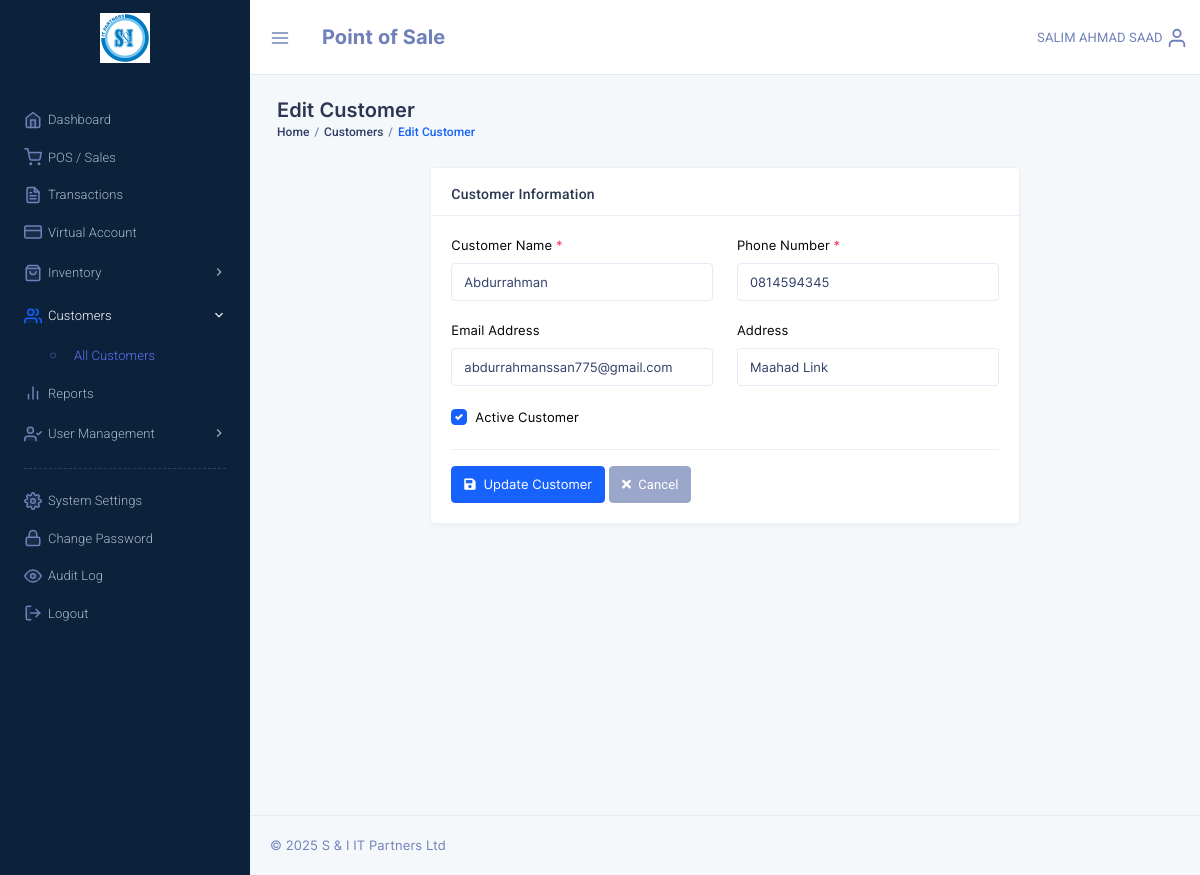
/edit_customer.php?id=20, run on the app's committed database.
### tables this page shows
CREATE TABLE `customers` (
  `customer_id` int NOT NULL,
  `name` varchar(100) NOT NULL,
  `phone` varchar(20) DEFAULT NULL,
  `email` varchar(100) DEFAULT NULL,
  `address` text,
  `total_purchases` decimal(10,2) DEFAULT '0.00',
  `created_at` datetime NOT NULL DEFAULT CURRENT_TIMESTAMP,
  `updated_at` timestamp NULL DEFAULT NULL ON UPDATE CURRENT_TIMESTAMP,
  `is_active` tinyint(1) NOT NULL DEFAULT '1',
  `del_status` tinyint(1) DEFAULT '0'
);

### include/admin_constants.php (called while the page is built, shortened)
<?php
$admin = $_SESSION['pos_admin'];
if((!isset($_SESSION['pos_admin_basic'])) || (!is_array($_SESSION['pos_admin_basic']))) {
	$constantSQL = "SELECT id, username, sname, fname, mname FROM admins WHERE username= :username";
	$constantQuery = $dbh->prepare($constantSQL);
	$constantQuery->bindParam(':username', $admin, PDO::PARAM_STR);
	$constantQuery->execute();
	$constantResult = $constantQuery->fetch(PDO::FETCH_ASSOC);
	$fullname = !empty($constantResult['mname']) ? ($constantResult['fname'] . ' ' . $constantResult['mname'] . ' ' . $constantResult['sname']) : ($constantResult['fname'] . ' ' . $constantResult['sname']);
	$admin_fullname = $_SESSION['pos_admin_basic']['fullname'] = strtoupper($fullname);
} else {
	$admin_fullname = $_SESSION['pos_admin_basic']['fullname'];
}
?>

### edit_customer.php (the view, shortened to what this page needs)
<?php
require("config.php");
require("include/admin_constants.php");
require("logger.php");
$customer_id = isset($_GET['id']) ? intval($_GET['id']) : 0;
$sql = "SELECT * FROM customers WHERE customer_id = :id";
$query = $dbh->prepare($sql);
$query->bindParam(':id', $customer_id, PDO::PARAM_INT);
$query->execute();
$customer = $query->fetch(PDO::FETCH_ASSOC);
?>
<!DOCTYPE html>
<html lang="en">
<head>
    <link href="template/assets/css/bootstrap.min.css" rel="stylesheet" type="text/css" />
    <link href="template/assets/css/icons.min.css" rel="stylesheet" type="text/css" />
    <link href="template/assets/css/metisMenu.min.css" rel="stylesheet" type="text/css" />
    <link href="template/assets/css/app.min.css" rel="stylesheet" type="text/css" />
</head>
<body class="dark-sidenav">
    <?php include('include/sidebar.php'); ?>
    <div class="page-wrapper">
        <div class="topbar"><?php require('template/top_nav_admin.php'); ?></div>
        <div class="page-content">
            <div class="container-fluid">
                <div class="row">
                    <div class="col-sm-12">
                        <div class="page-title-box">
                            <h4 class="page-title">Edit Customer</h4>
                            <ol class="breadcrumb">
                                <li class="breadcrumb-item"><a href="dashboard.php">Home</a></li>
                                <li class="breadcrumb-item"><a href="customers.php">Customers</a></li>
                                <li class="breadcrumb-item active">Edit Customer</li>
                            </ol>
                        </div>
                    </div>
                </div>
                <div class="row">
                    <div class="col-lg-8 mx-auto">
                        <div class="card">
                            <div class="card-header">
                                <h5 class="card-title mb-0">Customer Information</h5>
                            </div>
                            <div class="card-body">
                                <form method="POST" action="">
                                    <div class="row">
                                        <div class="col-md-6">
                                            <div class="form-group">
                                                <label for="name">Customer Name <span class="text-danger">*</span></label>
                                                <input type="text" class="form-control" id="name" name="name"
                                                    value="<?php echo htmlspecialchars($customer['name']); ?>" required>
                                            </div>
                                        </div>
                                        <div class="col-md-6">
                                            <div class="form-group">
                                                <label for="phone">Phone Number <span class="text-danger">*</span></label>
                                                <input type="text" class="form-control" id="phone" name="phone"
                                                    value="<?php echo htmlspecialchars($customer['phone']); ?>" required>
                                            </div>
                                        </div>
                                    </div>
                                    <div class="row">
                                        <div class="col-md-6">
                                            <div class="form-group">
                                                <label for="email">Email Address</label>
                                                <input type="email" class="form-control" id="email" name="email"
                                                    value="<?php echo htmlspecialchars($customer['email']); ?>">
                                            </div>
                                        </div>
                                        <div class="col-md-6">
                                            <div class="form-group">
                                                <label for="address">Address</label>
                                                <input type="text" class="form-control" id="address" name="address"
                                                    value="<?php echo htmlspecialchars($customer['address']); ?>">
                                            </div>
                                        </div>
                                    </div>
                                    <div class="form-group">
                                        <div class="custom-control custom-checkbox">
                                            <label class="custom-control-label" for="is_active">Active Customer</label>
                                        </div>
                                    </div>
                                    <hr>
                                    <div class="form-group mb-0">
                                        <button type="submit" name="update_customer" class="btn btn-primary">
                                            <i class="fas fa-save mr-1"></i> Update Customer
                                        </button>
                                        <a href="customer_details.php?id=<?php echo $customer_id; ?>" class="btn btn-secondary">
                                            <i class="fas fa-times mr-1"></i> Cancel
                                        </a>
                                    </div>
                                </form>
                            </div>
                        </div>
                    </div>
                </div>
            </div>
            <footer class="footer text-center text-sm-left">
                <?php include('template/copyright.php'); ?>
            </footer>
        </div>
    </div>
</body>
</html>

### template/top_nav_admin.php (shortened to what this page needs)
<nav class="navbar-custom">
    <ul class="list-unstyled topbar-nav float-right mb-0">
        <li class="dropdown">
            <a class="nav-link dropdown-toggle waves-effect waves-light nav-user" data-toggle="dropdown" href="#" role="button" aria-haspopup="false" aria-expanded="false">
                <span class="ms-1 nav-user-name hidden-sm"><?php echo $admin_fullname; ?></span>
                <i data-feather="user" class="align-self-center icon-sm"></i>
            </a>
        </li>
    </ul>
    <ul class="list-unstyled topbar-nav mb-0">
        <li>
            <button class="nav-link button-menu-mobile">
                <i data-feather="menu" class="align-self-center topbar-icon"></i>
            </button>
        </li>
        <li class="creat-btn">
            <div class="nav-link">
                <span class="app-name font-weight-bold font-20">Point of Sale</span>
            </div>
        </li>
    </ul>
</nav>

### data on the page
customers: name "Abdurrahman", phone "0814594345", email "abdurrahmanssan775@gmail.com", address "Maahad Link"

### other printed values
$admin_fullname "SALIM AHMAD SAAD"
